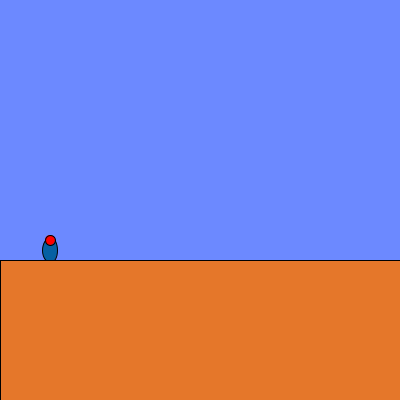
Frame 1 (no input)
Frame 60 (the mouse pressed at the canvas centre just before this capture): identical to frame 1, image omitted
Frame 120 (the mouse held since frame 60 and released just before this capture): identical to frame 1, image omitted

The Processing sketch that drew this single still picture (run headless with seeded random() and noise(); from frame 60 on, the mouse is pressed at the canvas centre):

// Processing sketch: week08_6_mario_flying_vy_098
// ── week08_6_mario_flying_vy_098.pde
// 碰撞偵測: Mario vs. Pikachu 
// 牛頓力學 (1)靜者恆靜、動者恆動 (2) f=m*a 位置、速度、加速度
void setup(){
  size(400,400);
}
float marioX=50, marioY=250, vx=0, vy=0;
void draw(){
  background(108,137,255);
  marioX += vx;
  if(flying){  //如果在飛行
    marioY += vy; // 上下位置會改變
    vy += 0.98; // 重力加速度往下
    if(marioY >= 250){ // 碰到地板
      marioY =250;  // 站在地上
      flying = false; // 不再飛行
    }
  }
  fill(7,96,163); ellipse(marioX, marioY, 15,25);
  fill(255,0,0); ellipse(marioX, marioY-10, 10,10);
  fill(229,119,42); rect(0, 260, 400, 150);
}
boolean flying = false;  // 初始，沒有在飛
void keyPressed(){
  if(keyCode==RIGHT) vx = 2;
  if(keyCode==LEFT) vx = -2;
  if(keyCode==UP && flying==false) { // 沒有在飛才能飛
    vy = -20;
    flying = true; // 開始飛行
  }
}
void keyReleased(){
  if(keyCode==LEFT || keyCode==RIGHT) vx = 0;
}
